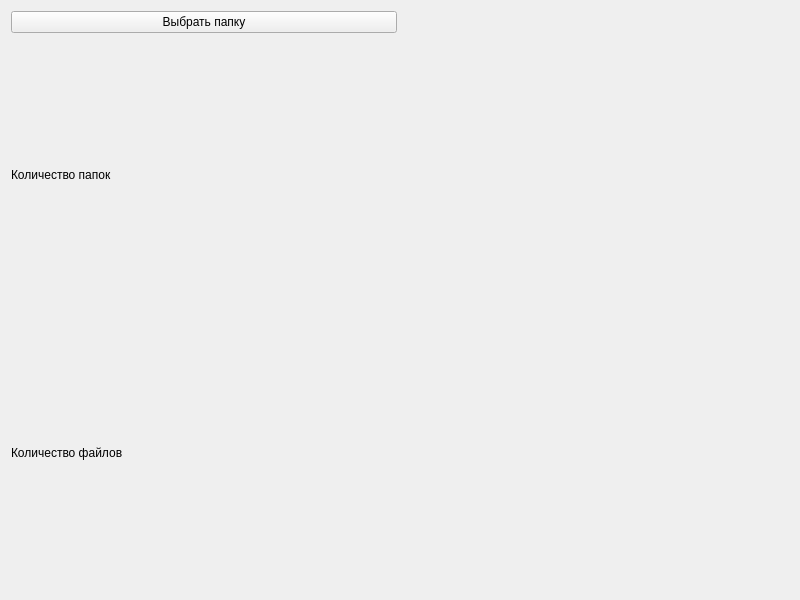
<?xml version="1.0" encoding="UTF-8"?>
<ui version="4.0">
 <class>Widget</class>
 <widget class="QWidget" name="Widget">
  <property name="geometry">
   <rect>
    <x>0</x>
    <y>0</y>
    <width>800</width>
    <height>600</height>
   </rect>
  </property>
  <property name="windowTitle">
   <string>Widget</string>
  </property>
  <layout class="QGridLayout" name="gridLayout">
   <item row="0" column="0">
    <widget class="QPushButton" name="pushButton">
     <property name="text">
      <string>Выбрать папку</string>
     </property>
    </widget>
   </item>
   <item row="1" column="0">
    <widget class="QLabel" name="label">
     <property name="text">
      <string>Количество папок</string>
     </property>
    </widget>
   </item>
   <item row="1" column="2">
    <widget class="QLabel" name="folderLabel">
     <property name="text">
      <string/>
     </property>
    </widget>
   </item>
   <item row="5" column="0">
    <widget class="QLabel" name="label_2">
     <property name="text">
      <string>Количество файлов</string>
     </property>
    </widget>
   </item>
   <item row="5" column="2">
    <widget class="QLabel" name="fileLabel">
     <property name="text">
      <string/>
     </property>
    </widget>
   </item>
  </layout>
 </widget>
 <resources/>
 <connections/>
</ui>
